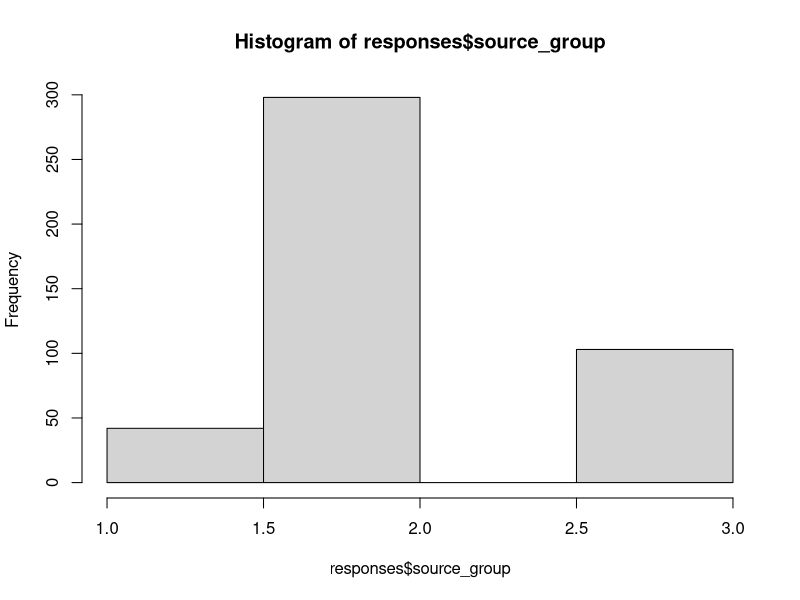

Source code (R):
## ---- chunk 1
knitr::opts_chunk$set(echo = TRUE)

# load packages 
library(data.table)
## ---- chunk 2
mturk_masters = read.csv("experiment_results/mturk_W241_Final-Project_Survey_Masters-Batch_Results.csv")
mturk_regulars = read.csv("experiment_results/mturk_W241_Final-Project_Survey_Non-Masters-Batch_Results.csv")
qualtrics = read.csv("experiment_results/qualtrics_W241_Final-Project_Survey_Experiment_July-29-2018_12-59.csv")
## ---- chunk 3
# assign groups
mturk_masters['source_group'] = 1 
mturk_regulars['source_group'] = 2
mturk_all = rbind(mturk_masters, mturk_regulars)

# keep these columns and drop the rest (switched to reverse where we explicitly drop the not necessary ones so that we are more clear about what we are dropping)
#mturk_cols_to_keep = c('HITId', 'CreationTime', 'Expiration', 'AssignmentId', 'WorkerId', 'AssignmentStatus', 'AcceptTime', 'SubmitTime', 'WorkTimeInSeconds', 'LifetimeApprovalRate', 'Last30DaysApprovalRate', 'Last7DaysApprovalRate', 'Answer.surveycode', 'source_group')
#mturk_all = mturk_all[mturk_cols_to_keep]

# drop unnecessary columns
mturk_all = subset(mturk_all, select = -c(HITTypeId, Title, Description, Keywords, Reward, MaxAssignments, RequesterAnnotation, AssignmentDurationInSeconds, AutoApprovalDelayInSeconds, NumberOfSimilarHITs, LifetimeInSeconds, AssignmentId, AutoApprovalTime, ApprovalTime, RejectionTime, RequesterFeedback, Approve, Reject))

# rename mTurkCode column to match qualtrics
mturk_all['mTurkCode'] = mturk_all['Answer.surveycode']

# check out the combined dataset
head(mturk_all)
unique(mturk_all['source_group'])
dim(mturk_all)
## ---- chunk 4
head(qualtrics)
responses = merge(x = qualtrics, y = mturk_all, by = "mTurkCode", all.x = TRUE)
head(responses)
#colnames(responses)
responses$source_group[is.na(responses$source_group)] = 3
unique(responses['source_group'])
hist(responses$source_group, breaks=3) # could probably make this prettier
table(responses$source_group)

